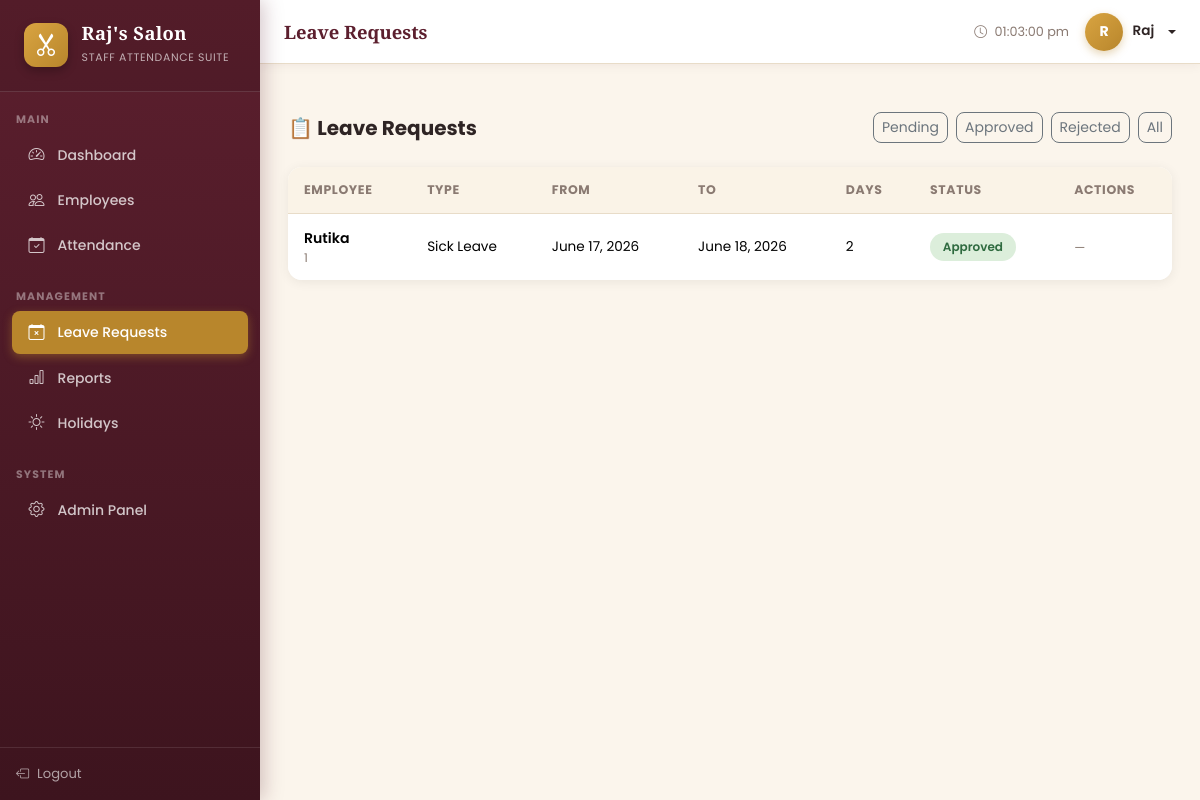
/leave/all/ (signed in), run on the app's committed database.
### attendance/models.py (models this page shows, shortened)
class LeaveRequest(models.Model):
    LEAVE_TYPES = [
        ('Sick Leave', 'Sick Leave'),
        ('Casual Leave', 'Casual Leave'),
        ('Annual Leave', 'Annual Leave'),
        ('Emergency Leave', 'Emergency Leave'),
        ('Unpaid Leave', 'Unpaid Leave'),
    ]
    STATUS_CHOICES = [
        ('Pending', 'Pending'),
        ('Approved', 'Approved'),
        ('Rejected', 'Rejected'),
    ]
    employee   = models.ForeignKey(Employee, on_delete=models.CASCADE, related_name='leave_requests')
    leave_type = models.CharField(max_length=20, choices=LEAVE_TYPES)
    start_date = models.DateField()
    end_date   = models.DateField()
    reason     = models.TextField()
    status     = models.CharField(max_length=10, choices=STATUS_CHOICES, default='Pending')
    created_at = models.DateTimeField(auto_now_add=True)
    updated_at = models.DateTimeField(auto_now=True)
    admin_note = models.TextField(blank=True)
    def total_days(self):
        return (self.end_date - self.start_date).days + 1
    class Meta:
        ordering = ['-created_at']

class Employee(models.Model):
    GENDER_CHOICES = [('Male', 'Male'), ('Female', 'Female'), ('Other', 'Other')]
    STATUS_CHOICES = [('Active', 'Active'), ('Inactive', 'Inactive')]
    user          = models.OneToOneField(User, on_delete=models.CASCADE, related_name='employee', null=True, blank=True)
    employee_id   = models.CharField(max_length=20, unique=True)
    full_name     = models.CharField(max_length=200)
    email         = models.EmailField(unique=True)
    phone         = models.CharField(max_length=15)
    gender        = models.CharField(max_length=10, choices=GENDER_CHOICES)
    salary        = models.DecimalField(max_digits=10, decimal_places=2, default=0)
    address       = models.TextField(blank=True)
    status        = models.CharField(max_length=10, choices=STATUS_CHOICES, default='Active')
    profile_photo = models.ImageField(upload_to='profile_photos/', blank=True, null=True)
    date_joined   = models.DateField(default=timezone.now)
    class Meta:
        ordering = ['employee_id']

### attendance/views.py (the view)
# urls.py: path('leave/all/',                       views.leave_list,   name='leave_list'),
@login_required
@user_passes_test(is_admin)
def leave_list(request):
    status   = request.GET.get('status', '')
    queryset = LeaveRequest.objects.select_related('employee').all()
    if status:
        queryset = queryset.filter(status=status)
    paginator = Paginator(queryset, 15)
    leaves    = paginator.get_page(request.GET.get('page'))
    return render(request, 'attendance/leave_list.html', {'leaves': leaves, 'status_filter': status})

### attendance/views.py (called while the page is built)
def is_admin(user):
    return user.is_staff or user.is_superuser

### attendance/templates/attendance/leave_list.html (shortened to what this page needs)
{% extends 'base.html' %}
{% block page_title %}Leave Requests{% endblock %}
{% block content %}
<div class="d-flex align-items-center justify-content-between mb-4">
  <h5 class="fw-bold mb-0">📋 Leave Requests</h5>
  <div class="d-flex gap-2">
    <a href="?status=Pending" class="btn btn-sm {% if status_filter == 'Pending' %}btn-warning{% else %}btn-outline-secondary{% endif %}" style="border-radius:8px">Pending</a>
    <a href="?status=Approved" class="btn btn-sm {% if status_filter == 'Approved' %}btn-success{% else %}btn-outline-secondary{% endif %}" style="border-radius:8px">Approved</a>
    <a href="?status=Rejected" class="btn btn-sm {% if status_filter == 'Rejected' %}btn-danger{% else %}btn-outline-secondary{% endif %}" style="border-radius:8px">Rejected</a>
    <a href="{% url 'leave_list' %}" class="btn btn-sm btn-outline-secondary" style="border-radius:8px">All</a>
  </div>
</div>
<div class="table-card card">
  <div class="card-body p-0">
    <table class="table table-hover mb-0">
      <thead><tr><th>Employee</th><th>Type</th><th>From</th><th>To</th><th>Days</th><th>Status</th><th>Actions</th></tr></thead>
      <tbody>
        {% for leave in leaves %}
        <tr>
          <td>
            <div style="font-weight:600;font-size:.88rem">{{ leave.employee.full_name }}</div>
            <div style="font-size:.75rem;color:#8A7A72">{{ leave.employee.employee_id }}</div>
          </td>
          <td style="font-size:.85rem">{{ leave.leave_type }}</td>
          <td style="font-size:.85rem">{{ leave.start_date }}</td>
          <td style="font-size:.85rem">{{ leave.end_date }}</td>
          <td style="font-size:.85rem">{{ leave.total_days }}</td>
          <td><span class="status-badge badge-{{ leave.status|lower }}">{{ leave.status }}</span></td>
          <td>
            {% if leave.status == 'Pending' %}
            <div class="d-flex gap-1">
              <a href="{% url 'leave_action' leave.pk 'approve' %}" class="btn btn-sm" style="background:#DCEEDB;color:#2F6B40;border-radius:8px;font-size:.78rem">✅ Approve</a>
              <a href="{% url 'leave_action' leave.pk 'reject' %}" class="btn btn-sm" style="background:#F6DEDD;color:#8B2E2E;border-radius:8px;font-size:.78rem">❌ Reject</a>
            </div>
            {% else %}
            <span style="font-size:.78rem;color:#8A7A72">—</span>
            {% endif %}
          </td>
        </tr>
        {% empty %}
        <tr><td colspan="7" class="text-center text-muted py-5">No leave requests found.</td></tr>
        {% endfor %}
      </tbody>
    </table>
  </div>
</div>
{% endblock %}

### templates/base.html (shortened to what this page needs)
<!DOCTYPE html>
<html lang="en">
<head>
<link href="https://cdn.jsdelivr.net/npm/bootstrap@5.3.2/dist/css/bootstrap.min.css" rel="stylesheet"/>
<link href="https://cdn.jsdelivr.net/npm/bootstrap-icons@1.11.3/font/bootstrap-icons.css" rel="stylesheet"/>
</head>
<body>
<div class="sidebar" id="sidebar">
  <div class="sidebar-brand">
    <span class="logo"><i class="bi bi-scissors"></i></span>
    <div class="brand-text">
      <h6>Raj's Salon</h6>
      <small>Staff Attendance Suite</small>
    </div>
  </div>
  {% if user.is_authenticated %}
  {% if user.is_staff or user.is_superuser %}
  <div class="sidebar-section mt-2">Main</div>
  <ul class="sidebar-nav">
    <li><a href="{% url 'dashboard' %}" class="{% if request.resolver_match.url_name == 'dashboard' %}active{% endif %}"><i class="bi bi-speedometer2"></i> Dashboard</a></li>
    <li><a href="{% url 'employee_list' %}" class="{% if 'employee' in request.resolver_match.url_name %}active{% endif %}"><i class="bi bi-people"></i> Employees</a></li>
    <li><a href="{% url 'attendance_list' %}" class="{% if 'attendance' in request.resolver_match.url_name %}active{% endif %}"><i class="bi bi-calendar-check"></i> Attendance</a></li>
  </ul>
  <div class="sidebar-section mt-2">Management</div>
  <ul class="sidebar-nav">
    <li><a href="{% url 'leave_list' %}" class="{% if 'leave' in request.resolver_match.url_name %}active{% endif %}"><i class="bi bi-calendar-x"></i> Leave Requests</a></li>
    <li><a href="{% url 'reports' %}" class="{% if request.resolver_match.url_name == 'reports' %}active{% endif %}"><i class="bi bi-bar-chart"></i> Reports</a></li>
    <li><a href="{% url 'holiday_list' %}" class="{% if 'holiday' in request.resolver_match.url_name %}active{% endif %}"><i class="bi bi-sun"></i> Holidays</a></li>
  </ul>
  <div class="sidebar-section mt-2">System</div>
  <ul class="sidebar-nav">
    <li><a href="/admin/" target="_blank"><i class="bi bi-gear"></i> Admin Panel</a></li>
  </ul>
  {% endif %}
  <div class="sidebar-footer">
    <a href="{% url 'logout' %}"><i class="bi bi-box-arrow-left"></i> Logout</a>
  </div>
  {% endif %}
</div>
{% if user.is_authenticated %}
<div class="topbar">
  <div class="topbar-left">
    <span class="topbar-title">{% block page_title %}Dashboard{% endblock %}</span>
  </div>
  <div class="topbar-right">
    <span style="font-size:.8rem;color:#8A7A72">
      <i class="bi bi-clock me-1"></i>
      <span id="live-time"></span>
    </span>
    <div class="dropdown">
      <div class="topbar-user dropdown-toggle" data-bs-toggle="dropdown">
        <div class="topbar-avatar">{{ user.username|first|upper }}</div>
        <span style="font-size:.85rem;font-weight:600">{{ user.get_full_name|default:user.username }}</span>
      </div>
    </div>
  </div>
</div>
{% endif %}
<div class="{% if user.is_authenticated %}main-wrap{% else %}container-fluid{% endif %}">
  {% block content %}{% endblock %}
</div>
</body>
</html>

### templates/base.html (style rules this page uses)
:root { --primary: #5C1F2E; --primary-l: #7A2C40; --primary-dark: #3D141E; --secondary: #B8862C; --secondary-l: #D9A441; --success: #3F7D52; --danger: #A23B3B; --warning: #D9A441; --bg: #FBF5EC; --surface: #FFFFFF; --text: #2E2424; --muted: #8A7A72; --sidebar-w: 260px; --topbar-h: 64px; --font-display: 'Playfair Display', serif; --font-body: 'Poppins', sans-serif; }
* { box-sizing:border-box; }
body { font-family:var(--font-body); background:var(--bg); color:var(--text); margin:0; }
h1,h2,h3,h4,h5,h6 { font-family:var(--font-body); }
.sidebar { width:var(--sidebar-w); height:100vh; position:fixed; top:0; left:0; background:linear-gradient(180deg,var(--primary) 0%,var(--primary-dark) 100%); overflow-y:auto; z-index:200; display:flex; flex-direction:column; box-shadow:4px 0 18px rgba(92,31,46,.25); }
.sidebar-brand { padding:1.4rem 1.5rem; border-bottom:1px solid rgba(255,255,255,.12); display:flex; align-items:center; gap:.85rem; background:rgba(0,0,0,.1); }
.sidebar-brand .logo { font-size:1.5rem; width:44px; height:44px; flex-shrink:0; background:linear-gradient(135deg,var(--secondary-l),var(--secondary)); border-radius:12px; display:flex; align-items:center; justify-content:center; color:#fff; box-shadow:0 4px 10px rgba(0,0,0,.25); }
.sidebar-brand .brand-text { color:#fff; }
.sidebar-brand .brand-text h6 { font-family:var(--font-display); font-weight:700; font-size:1.15rem; margin:0; letter-spacing:.02em; }
.sidebar-brand .brand-text small { color:rgba(255,255,255,.65); font-size:.68rem; letter-spacing:.06em; text-transform:uppercase; }
.sidebar-section { padding:.75rem 1rem .35rem; color:rgba(255,255,255,.4); font-size:.68rem; font-weight:700; text-transform:uppercase; letter-spacing:.1em; }
.sidebar-nav { list-style:none; padding:0 .75rem; margin:0; }
.sidebar-nav li { margin-bottom:2px; }
.sidebar-nav a { display:flex; align-items:center; gap:.7rem; padding:.6rem .9rem; border-radius:8px; color:rgba(255,255,255,.75); text-decoration:none; font-size:.875rem; font-weight:500; transition:all .2s; }
.sidebar-nav a.active { background:var(--secondary); color:#fff; box-shadow:0 3px 10px rgba(184,134,44,.45); }
.sidebar-nav a i { font-size:1rem; width:20px; text-align:center; }
.sidebar-footer { margin-top:auto; padding:1rem; border-top:1px solid rgba(255,255,255,.1); }
.sidebar-footer a { color:rgba(255,255,255,.6); font-size:.82rem; text-decoration:none; display:flex; align-items:center; gap:.5rem; }
.topbar { height:var(--topbar-h); position:fixed; top:0; left:var(--sidebar-w); right:0; background:var(--surface); border-bottom:1px solid #E8DCC8; z-index:100; display:flex; align-items:center; justify-content:space-between; padding:0 1.5rem; box-shadow:0 2px 10px rgba(92,31,46,.06); }
.topbar-left { display:flex; align-items:center; gap:1rem; }
.topbar-title { font-family:var(--font-display); font-weight:700; font-size:1.15rem; color:var(--primary); }
.topbar-right { display:flex; align-items:center; gap:1rem; }
.topbar-user { display:flex; align-items:center; gap:.6rem; cursor:pointer; }
.topbar-avatar { width:38px; height:38px; border-radius:50%; background:linear-gradient(135deg,var(--secondary-l),var(--secondary)); color:#fff; display:flex; align-items:center; justify-content:center; font-weight:700; font-size:.88rem; box-shadow:0 3px 8px rgba(184,134,44,.35); }
.main-wrap { margin-left:var(--sidebar-w); margin-top:var(--topbar-h); padding:1.75rem; min-height:calc(100vh - var(--topbar-h)); }
.table-card { border:none; border-radius:14px; box-shadow:0 2px 12px rgba(0,0,0,.07); overflow:hidden; }
.table-card .table { margin:0; }
.table-card .table th { background:#FAF3E7; font-size:.78rem; font-weight:700; text-transform:uppercase; letter-spacing:.05em; color:#8A7A72; border-bottom:1px solid #E8DCC8; padding:.85rem 1rem; }
.table-card .table td { padding:.85rem 1rem; vertical-align:middle; font-size:.88rem; border-bottom:1px solid #F1E7DA; }
.table-card .table tr:last-child td { border-bottom:none; }
.badge-approved { background:#DCEEDB; color:#2F6B40; }
.status-badge { padding:.3rem .8rem; border-radius:20px; font-size:.75rem; font-weight:600; display:inline-block; }
a { color:var(--secondary); }

### data on the page
LeaveRequest: employee.full_name "Rutika", employee.employee_id "1", leave_type "Sick Leave", start_date "June 17, 2026", end_date "June 18, 2026", total_days "2", status "Approved"

### other printed values
{{ user.username|first|upper }} "R"
{{ user.get_full_name|default:user.username }} "Raj"
